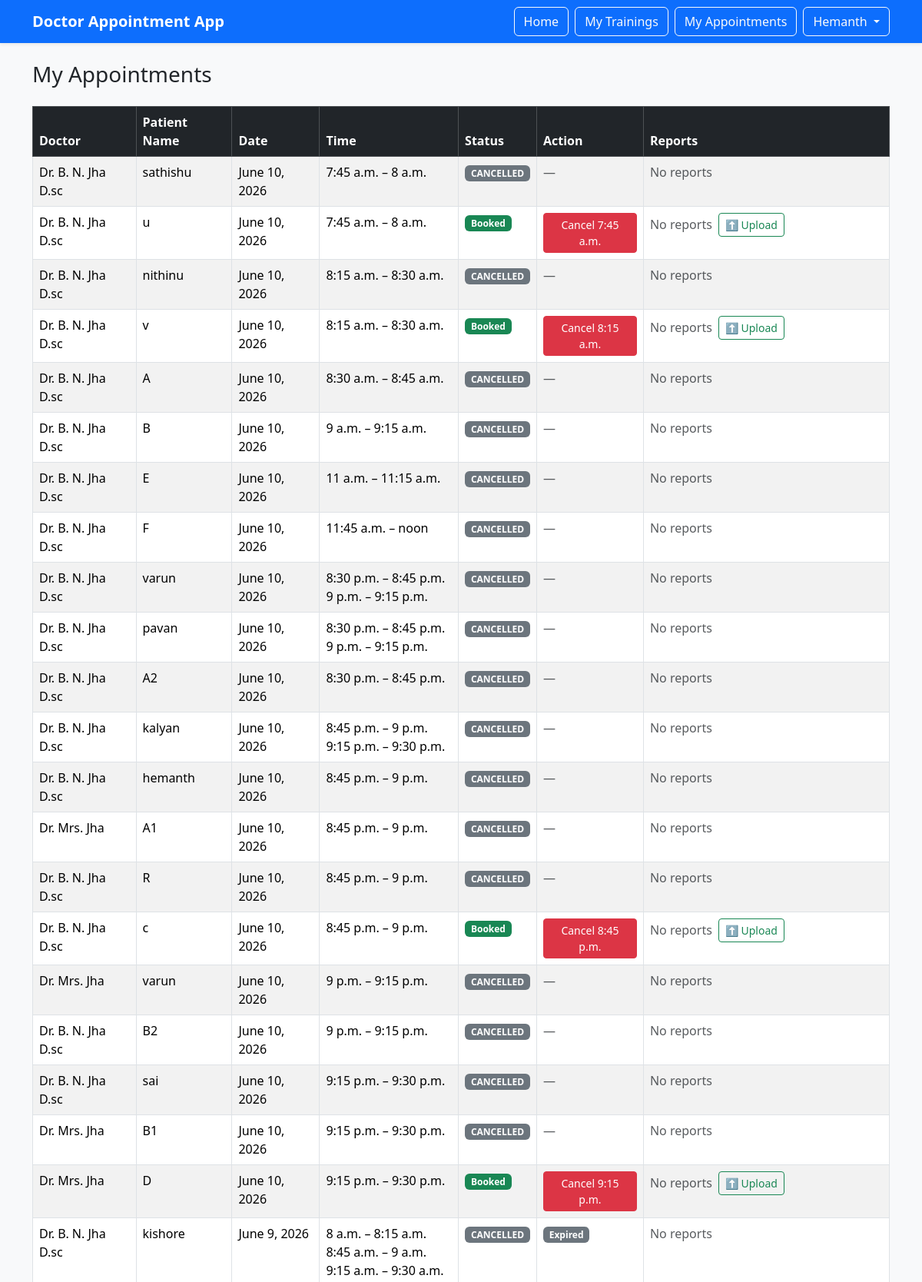
Page /appointments/ (signed in, upper part) on the committed database.
### appointments/models.py (models this page shows, shortened)
class Appointment(models.Model):
    user = models.ForeignKey(
        User,
        on_delete=models.CASCADE,
        null=True,
        blank=True
    )
    doctor = models.ForeignKey(Doctor, on_delete=models.CASCADE)
    slot = models.OneToOneField(TimeSlot, on_delete=models.CASCADE)
    patient_name= models.CharField(max_length=100)
    contact_number = models.CharField(max_length=10, null=True,blank=True)
    consultation_type = models.CharField(
        max_length=10,
        choices=CONSULTATION_TYPE_CHOICES,
        default="ONLINE"
    )
    booked_by_staff = models.ForeignKey(
        User,
        null=True,
        blank=True,
        on_delete=models.SET_NULL,
        related_name="staff_appointments"
    )
    amount = models.DecimalField(max_digits=8, decimal_places=2)
    payment_mode = models.CharField(
        max_length=10,
        choices=PAYMENT_MODE_CHOICES,
        default="OFFLINE"
    )
    payment_status = models.CharField(
        max_length=10,
        choices=PAYMENT_STATUS_CHOICES,
        default="UNPAID"
    )
    status = models.CharField(
        max_length=10,
        choices=APPOINTMENT_STATUS_CHOICES,
        default="BOOKED"
    )
    created_at = models.DateTimeField(auto_now_add=True)
    @property
    def is_past(self):
        slot_dt = datetime.combine(self.slot.date, self.slot.start_time)
        slot_dt = timezone.make_aware(slot_dt)
        return timezone.now() >= slot_dt

class TimeSlot(models.Model):
    doctor = models.ForeignKey(
        Doctor,
        on_delete=models.CASCADE,
        related_name="timeslots"
    )
    date = models.DateField()
    start_time = models.TimeField()
    end_time = models.TimeField()
    is_available = models.BooleanField(default=True)
    slot_type = models.CharField(
        max_length=10,
        default="ONLINE"
    )
    class Meta:
        unique_together = (
            "doctor",
            "date",
            "start_time",
            "end_time"
    )

### doctors/models.py (models this page shows, shortened)
class Doctor(models.Model):
    user = models.OneToOneField(
        User,
        on_delete=models.CASCADE,
        related_name="doctor"
    )
    name = models.CharField(max_length=100)
    specialization = models.CharField(max_length=100)
    experience_years = models.PositiveIntegerField(default=0)
    consultation_fee = models.DecimalField(max_digits=8, decimal_places=2, default=0)
    is_active = models.BooleanField(default=True)

### appointments/views.py (the view)
# urls.py: path("", appointment_history, name="appointment_home"),
@login_required
def appointment_history(request):
    appointments = Appointment.objects.filter(
        user=request.user
    ).select_related("doctor", "slot").order_by("-slot__date", "slot__start_time")
    from collections import defaultdict
    grouped_appointments = defaultdict(list)
    for appt in appointments:
        key = (appt.doctor.id, appt.slot.date, appt.patient_name)
        grouped_appointments[key].append(appt)
    grouped_list = []
    for key, appts in grouped_appointments.items():
        appts_sorted = sorted(appts, key=lambda a: a.slot.start_time)
        main_appt = appts_sorted[0]
        main_appt.all_slots = appts_sorted  # Attach all slots to the main appointment
        grouped_list.append(main_appt)
    grouped_list.sort(key=lambda a: (-a.slot.date.toordinal(), a.slot.start_time))
    return render(
        request,
        "appointments/history.html",
        {"appointments": grouped_list}
    )

### templates/appointments/history.html (shortened to what this page needs)
{% extends "base.html" %}
{% block content %}
<h3 class="mb-4">My Appointments</h3>
{% if appointments %}
<table class="table table-bordered table-striped">
    <thead class="table-dark">
        <tr>
            <th>Doctor</th>
            <th>Patient Name</th>
            <th>Date</th>
            <th>Time</th>
            <th>Status</th>
            <th>Action</th>
            <th style="min-width: 320px;">Reports</th>
        </tr>
    </thead>
    <tbody>
        {% for appt in appointments %}
        <tr>
            <td>{{ appt.doctor.name }}</td>
            <td>{{ appt.patient_name }}</td>
            <td>{{ appt.slot.date }}</td>
            <td>
                {% if appt.all_slots %}
                    {% for slot in appt.all_slots %}
                        <div>{{ slot.slot.start_time }} – {{ slot.slot.end_time }}</div>
                    {% endfor %}
                {% else %}
                    {{ appt.slot.start_time }} – {{ appt.slot.end_time }}
                {% endif %}
            </td>
            <td>
                {% if appt.status == "BOOKED" %}
                    <span class="badge bg-success">Booked</span>
                {% else %}
                    <span class="badge bg-secondary">{{ appt.status }}</span>
                {% endif %}
            </td>
<td>
    {% if appt.status == "BOOKED" and not appt.is_past %}
        {% if appt.all_slots %}
            <div class="d-flex flex-column gap-2">
                {% for individual_appt in appt.all_slots %}
                    <button
                        class="btn btn-sm btn-danger"
                        data-bs-toggle="modal"
                        data-bs-target="#cancelModal{{ individual_appt.id }}">
                        Cancel {{ individual_appt.slot.start_time }}
                    </button>
                {% endfor %}
            </div>
        {% endif %}
    {% elif appt.is_past %}
    <span class="badge bg-secondary">
        Expired
    </span>
    {% else %}
    <span class="text-muted">
        —
    </span>
    {% endif %}
</td>
            <td style="min-width: 220px;">
                <div class="d-flex align-items-center gap-2">
                    {% if appt.reports.all %}
                        <a href="{% url 'appointments:view_all_reports' appt.id %}"
                        target="_blank"
                        class="btn btn-sm btn-outline-primary">
                            👁️ View
                        </a>
                        {% if not appt.is_past and appt.status == "BOOKED" %}
                            <a href="{% url 'appointments:view_all_reports' appt.id %}"
                            target="_blank"
                            class="btn btn-sm btn-outline-danger">
                                🗑️ Manage
                            </a>
                        {% endif %}
                    {% else %}
                        <span class="text-muted">No reports</span>
                    {% endif %}
                    {% if not appt.is_past and appt.status == "BOOKED" %}
                        <a href="{% url 'appointments:upload_report' appt.id %}"
                        class="btn btn-sm btn-outline-success">
                            ⬆️ Upload
                        </a>
                    {% endif %}
                </div>
            </td>
        </tr>
        {% endfor %}
    </tbody>
</table>
{% else %}
    <p>No appointments found.</p>
{% endif %}
{% endblock %}

### templates/base.html (shortened to what this page needs)
<!DOCTYPE html>
<html lang="en">
<head>
    <link
        href="https://cdn.jsdelivr.net/npm/bootstrap@5.3.2/dist/css/bootstrap.min.css"
        rel="stylesheet"
    >
</head>
<body class="bg-light">
<nav class="navbar navbar-expand-lg navbar-dark bg-primary shadow-sm">
    <div class="container">
        <a
            class="navbar-brand fw-semibold"
            href="#"
        >
            Doctor Appointment App
        </a>
        <div class="d-flex align-items-center">
            {% if user.is_authenticated and user.profile %}
                {% if user.profile.role == "USER" %}
                    <a
                        href="{% url 'services' %}"
                        class="btn btn-outline-light me-2"
                    >
                        Home
                    </a>
                    <a
                        href="{% url 'training:my_trainings' %}"
                        class="btn btn-outline-light me-2"
                    >
                        My Trainings
                    </a>
                    <a
                        href="{% url 'appointments:appointment_history' %}"
                        class="btn btn-outline-light me-2"
                    >
                        My Appointments
                    </a>
                {% endif %}
                <div class="dropdown">
                    <button
                        class="btn btn-outline-light dropdown-toggle"
                        type="button"
                        data-bs-toggle="dropdown"
                        aria-expanded="false"
                    >
                        {{ user.first_name }}
                    </button>
                </div>
            {% endif %}
        </div>
    </div>
</nav>
<div class="container mt-4">
    {% block content %}
    {% endblock %}
</div>
</body>
</html>

### rows in the picture
Appointment: doctor.name "Dr. B. N. Jha D.sc", patient_name "sathishu", slot "June 10, 2026", slot.start_time "7:45 a.m.", slot.end_time "8 a.m.", status "CANCELLED", shows "No reports"
Appointment: doctor.name "Dr. B. N. Jha D.sc", patient_name "u", slot "June 10, 2026", slot.start_time "7:45 a.m.", slot.end_time "8 a.m.", status "Booked", shows "No reports"
Appointment: doctor.name "Dr. B. N. Jha D.sc", patient_name "nithinu", slot "June 10, 2026", slot.start_time "8:15 a.m.", slot.end_time "8:30 a.m.", status "CANCELLED", shows "No reports"
Appointment: doctor.name "Dr. B. N. Jha D.sc", patient_name "v", slot "June 10, 2026", slot.start_time "8:15 a.m.", slot.end_time "8:30 a.m.", status "Booked", shows "No reports"
Appointment: doctor.name "Dr. B. N. Jha D.sc", patient_name "A", slot "June 10, 2026", slot.start_time "8:30 a.m.", slot.end_time "8:45 a.m.", status "CANCELLED", shows "No reports"
Appointment: doctor.name "Dr. B. N. Jha D.sc", patient_name "B", slot "June 10, 2026", slot.start_time "9 a.m.", slot.end_time "9:15 a.m.", status "CANCELLED", shows "No reports"
Appointment: doctor.name "Dr. B. N. Jha D.sc", patient_name "E", slot "June 10, 2026", slot.start_time "11 a.m.", slot.end_time "11:15 a.m.", status "CANCELLED", shows "No reports"
Appointment: doctor.name "Dr. B. N. Jha D.sc", patient_name "F", slot "June 10, 2026", slot.start_time "11:45 a.m.", slot.end_time "noon", status "CANCELLED", shows "No reports"
Appointment: doctor.name "Dr. B. N. Jha D.sc", patient_name "varun", slot "June 10, 2026", slot.start_time "8:30 p.m.", slot.end_time "8:45 p.m.", status "CANCELLED", shows "No reports"
Appointment: slot.start_time "9 p.m.", slot.end_time "9:15 p.m."
Appointment: doctor.name "Dr. B. N. Jha D.sc", patient_name "pavan", slot "June 10, 2026", slot.start_time "8:30 p.m.", slot.end_time "8:45 p.m.", status "CANCELLED", shows "No reports"
Appointment: slot.start_time "9 p.m.", slot.end_time "9:15 p.m."
Appointment: doctor.name "Dr. B. N. Jha D.sc", patient_name "A2", slot "June 10, 2026", slot.start_time "8:30 p.m.", slot.end_time "8:45 p.m.", status "CANCELLED", shows "No reports"
Appointment: doctor.name "Dr. B. N. Jha D.sc", patient_name "kalyan", slot "June 10, 2026", slot.start_time "8:45 p.m.", slot.end_time "9 p.m.", status "CANCELLED", shows "No reports"
Appointment: slot.start_time "9:15 p.m.", slot.end_time "9:30 p.m."
Appointment: doctor.name "Dr. B. N. Jha D.sc", patient_name "hemanth", slot "June 10, 2026", slot.start_time "8:45 p.m.", slot.end_time "9 p.m.", status "CANCELLED", shows "No reports"
Appointment: doctor.name "Dr. Mrs. Jha", patient_name "A1", slot "June 10, 2026", slot.start_time "8:45 p.m.", slot.end_time "9 p.m.", status "CANCELLED", shows "No reports"
Appointment: doctor.name "Dr. B. N. Jha D.sc", patient_name "R", slot "June 10, 2026", slot.start_time "8:45 p.m.", slot.end_time "9 p.m.", status "CANCELLED", shows "No reports"
Appointment: doctor.name "Dr. B. N. Jha D.sc", patient_name "c", slot "June 10, 2026", slot.start_time "8:45 p.m.", slot.end_time "9 p.m.", status "Booked", shows "No reports"
Appointment: doctor.name "Dr. Mrs. Jha", patient_name "varun", slot "June 10, 2026", slot.start_time "9 p.m.", slot.end_time "9:15 p.m.", status "CANCELLED", shows "No reports"
Appointment: doctor.name "Dr. B. N. Jha D.sc", patient_name "B2", slot "June 10, 2026", slot.start_time "9 p.m.", slot.end_time "9:15 p.m.", status "CANCELLED", shows "No reports"
Appointment: doctor.name "Dr. B. N. Jha D.sc", patient_name "sai", slot "June 10, 2026", slot.start_time "9:15 p.m.", slot.end_time "9:30 p.m.", status "CANCELLED", shows "No reports"
Appointment: doctor.name "Dr. Mrs. Jha", patient_name "B1", slot "June 10, 2026", slot.start_time "9:15 p.m.", slot.end_time "9:30 p.m.", status "CANCELLED", shows "No reports"
Appointment: doctor.name "Dr. Mrs. Jha", patient_name "D", slot "June 10, 2026", slot.start_time "9:15 p.m.", slot.end_time "9:30 p.m.", status "Booked", shows "No reports"
Appointment: doctor.name "Dr. B. N. Jha D.sc", patient_name "kishore", slot "June 9, 2026", slot.start_time "8 a.m.", slot.end_time "8:15 a.m.", status "CANCELLED", shows "Expired", shows "No reports"
Appointment: slot.start_time "8:45 a.m.", slot.end_time "9 a.m."
Appointment: slot.start_time "9:15 a.m.", slot.end_time "9:30 a.m."

### other values in the picture
{{ user.first_name }} "Hemanth"
